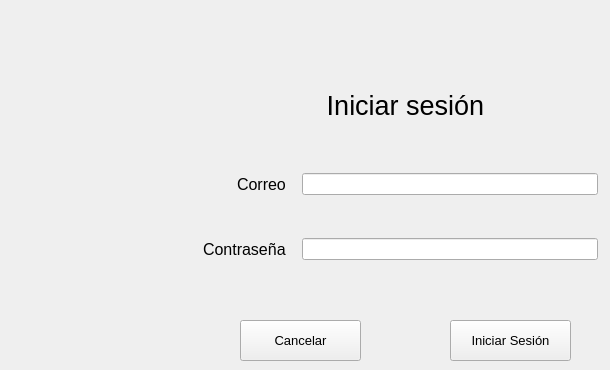
    <widget class="QWidget" name="page01_Login">
     <widget class="QLabel" name="label_12">
      <property name="geometry">
       <rect>
        <x>290</x>
        <y>80</y>
        <width>231</width>
        <height>51</height>
       </rect>
      </property>
      <property name="font">
       <font>
        <pointsize>20</pointsize>
       </font>
      </property>
      <property name="text">
       <string>Iniciar sesión</string>
      </property>
      <property name="alignment">
       <set>Qt::AlignCenter</set>
      </property>
     </widget>
     <widget class="QPushButton" name="pushButton_Cancelar_2">
      <property name="geometry">
       <rect>
        <x>240</x>
        <y>320</y>
        <width>121</width>
        <height>41</height>
       </rect>
      </property>
      <property name="font">
       <font>
        <pointsize>10</pointsize>
       </font>
      </property>
      <property name="text">
       <string>Cancelar</string>
      </property>
      <property name="autoDefault">
       <bool>false</bool>
      </property>
      <property name="default">
       <bool>false</bool>
      </property>
      <property name="flat">
       <bool>false</bool>
      </property>
     </widget>
     <widget class="QPushButton" name="pushButton_Iniciar_2">
      <property name="geometry">
       <rect>
        <x>450</x>
        <y>320</y>
        <width>121</width>
        <height>41</height>
       </rect>
      </property>
      <property name="font">
       <font>
        <pointsize>10</pointsize>
       </font>
      </property>
      <property name="text">
       <string>Iniciar Sesión</string>
      </property>
      <property name="autoDefault">
       <bool>false</bool>
      </property>
      <property name="default">
       <bool>false</bool>
      </property>
      <property name="flat">
       <bool>false</bool>
      </property>
     </widget>
     <widget class="QWidget" name="layoutWidget">
      <property name="geometry">
       <rect>
        <x>200</x>
        <y>170</y>
        <width>401</width>
        <height>111</height>
       </rect>
      </property>
      <layout class="QFormLayout" name="formLayout_4">
       <property name="labelAlignment">
        <set>Qt::AlignRight|Qt::AlignTrailing|Qt::AlignVCenter</set>
       </property>
       <property name="horizontalSpacing">
        <number>16</number>
       </property>
       <property name="verticalSpacing">
        <number>43</number>
       </property>
       <property name="leftMargin">
        <number>3</number>
       </property>
       <property name="topMargin">
        <number>3</number>
       </property>
       <property name="rightMargin">
        <number>3</number>
       </property>
       <property name="bottomMargin">
        <number>3</number>
       </property>
       <item row="0" column="0">
        <widget class="QLabel" name="label_13">
         <property name="font">
          <font>
           <pointsize>12</pointsize>
          </font>
         </property>
         <property name="text">
          <string>Correo</string>
         </property>
        </widget>
       </item>
       <item row="0" column="1">
        <widget class="QLineEdit" name="InputNombre_2"/>
       </item>
       <item row="1" column="0">
        <widget class="QLabel" name="label_14">
         <property name="font">
          <font>
           <pointsize>12</pointsize>
          </font>
         </property>
         <property name="text">
          <string>Contraseña</string>
         </property>
        </widget>
       </item>
       <item row="1" column="1">
        <widget class="QLineEdit" name="InputContra_3">
         <property name="echoMode">
          <enum>QLineEdit::Password</enum>
         </property>
        </widget>
       </item>
      </layout>
     </widget>
    </widget>
